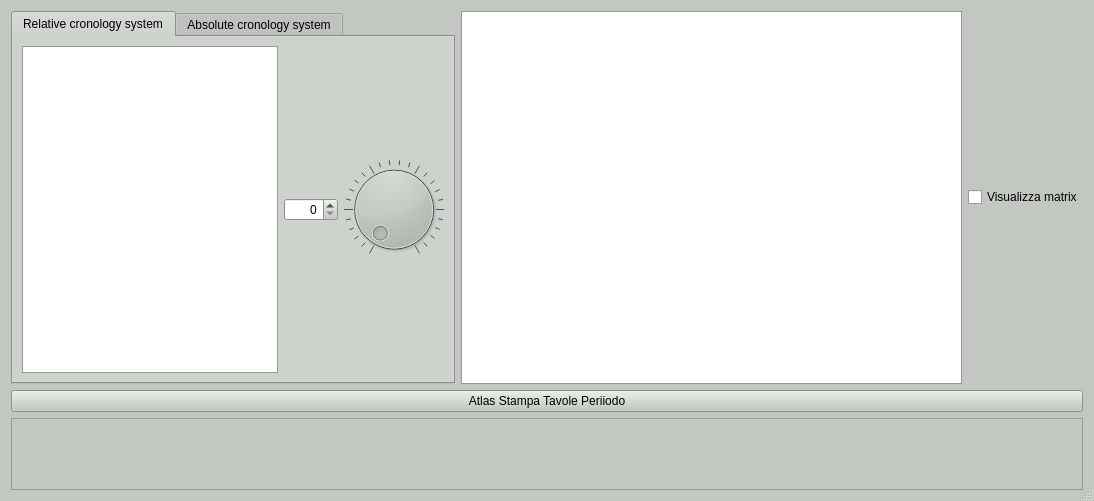
<?xml version="1.0" encoding="UTF-8"?>
<ui version="4.0">
 <class>DialogGisTimeController</class>
 <widget class="QDialog" name="DialogGisTimeController">
  <property name="geometry">
   <rect>
    <x>0</x>
    <y>0</y>
    <width>1094</width>
    <height>501</height>
   </rect>
  </property>
  <property name="sizePolicy">
   <sizepolicy hsizetype="Expanding" vsizetype="Expanding">
    <horstretch>0</horstretch>
    <verstretch>0</verstretch>
   </sizepolicy>
  </property>
  <property name="minimumSize">
   <size>
    <width>400</width>
    <height>156</height>
   </size>
  </property>
  <property name="sizeIncrement">
   <size>
    <width>800</width>
    <height>156</height>
   </size>
  </property>
  <property name="palette">
   <palette>
    <active>
     <colorrole role="WindowText">
      <brush brushstyle="SolidPattern">
       <color alpha="255">
        <red>0</red>
        <green>0</green>
        <blue>0</blue>
       </color>
      </brush>
     </colorrole>
     <colorrole role="Button">
      <brush brushstyle="SolidPattern">
       <color alpha="255">
        <red>194</red>
        <green>200</green>
        <blue>193</blue>
       </color>
      </brush>
     </colorrole>
     <colorrole role="Light">
      <brush brushstyle="SolidPattern">
       <color alpha="255">
        <red>255</red>
        <green>255</green>
        <blue>255</blue>
       </color>
      </brush>
     </colorrole>
     <colorrole role="Midlight">
      <brush brushstyle="SolidPattern">
       <color alpha="255">
        <red>224</red>
        <green>227</green>
        <blue>224</blue>
       </color>
      </brush>
     </colorrole>
     <colorrole role="Dark">
      <brush brushstyle="SolidPattern">
       <color alpha="255">
        <red>97</red>
        <green>100</green>
        <blue>96</blue>
       </color>
      </brush>
     </colorrole>
     <colorrole role="Mid">
      <brush brushstyle="SolidPattern">
       <color alpha="255">
        <red>129</red>
        <green>133</green>
        <blue>129</blue>
       </color>
      </brush>
     </colorrole>
     <colorrole role="Text">
      <brush brushstyle="SolidPattern">
       <color alpha="255">
        <red>0</red>
        <green>0</green>
        <blue>0</blue>
       </color>
      </brush>
     </colorrole>
     <colorrole role="BrightText">
      <brush brushstyle="SolidPattern">
       <color alpha="255">
        <red>255</red>
        <green>255</green>
        <blue>255</blue>
       </color>
      </brush>
     </colorrole>
     <colorrole role="ButtonText">
      <brush brushstyle="SolidPattern">
       <color alpha="255">
        <red>0</red>
        <green>0</green>
        <blue>0</blue>
       </color>
      </brush>
     </colorrole>
     <colorrole role="Base">
      <brush brushstyle="SolidPattern">
       <color alpha="255">
        <red>255</red>
        <green>255</green>
        <blue>255</blue>
       </color>
      </brush>
     </colorrole>
     <colorrole role="Window">
      <brush brushstyle="SolidPattern">
       <color alpha="255">
        <red>194</red>
        <green>200</green>
        <blue>193</blue>
       </color>
      </brush>
     </colorrole>
     <colorrole role="Shadow">
      <brush brushstyle="SolidPattern">
       <color alpha="255">
        <red>0</red>
        <green>0</green>
        <blue>0</blue>
       </color>
      </brush>
     </colorrole>
     <colorrole role="AlternateBase">
      <brush brushstyle="SolidPattern">
       <color alpha="255">
        <red>224</red>
        <green>227</green>
        <blue>224</blue>
       </color>
      </brush>
     </colorrole>
     <colorrole role="ToolTipBase">
      <brush brushstyle="SolidPattern">
       <color alpha="255">
        <red>255</red>
        <green>255</green>
        <blue>220</blue>
       </color>
      </brush>
     </colorrole>
     <colorrole role="ToolTipText">
      <brush brushstyle="SolidPattern">
       <color alpha="255">
        <red>0</red>
        <green>0</green>
        <blue>0</blue>
       </color>
      </brush>
     </colorrole>
     <colorrole role="PlaceholderText">
      <brush brushstyle="NoBrush">
       <color alpha="128">
        <red>0</red>
        <green>0</green>
        <blue>0</blue>
       </color>
      </brush>
     </colorrole>
    </active>
    <inactive>
     <colorrole role="WindowText">
      <brush brushstyle="SolidPattern">
       <color alpha="255">
        <red>0</red>
        <green>0</green>
        <blue>0</blue>
       </color>
      </brush>
     </colorrole>
     <colorrole role="Button">
      <brush brushstyle="SolidPattern">
       <color alpha="255">
        <red>194</red>
        <green>200</green>
        <blue>193</blue>
       </color>
      </brush>
     </colorrole>
     <colorrole role="Light">
      <brush brushstyle="SolidPattern">
       <color alpha="255">
        <red>255</red>
        <green>255</green>
        <blue>255</blue>
       </color>
      </brush>
     </colorrole>
     <colorrole role="Midlight">
      <brush brushstyle="SolidPattern">
       <color alpha="255">
        <red>224</red>
        <green>227</green>
        <blue>224</blue>
       </color>
      </brush>
     </colorrole>
     <colorrole role="Dark">
      <brush brushstyle="SolidPattern">
       <color alpha="255">
        <red>97</red>
        <green>100</green>
        <blue>96</blue>
       </color>
      </brush>
     </colorrole>
     <colorrole role="Mid">
      <brush brushstyle="SolidPattern">
       <color alpha="255">
        <red>129</red>
        <green>133</green>
        <blue>129</blue>
       </color>
      </brush>
     </colorrole>
     <colorrole role="Text">
      <brush brushstyle="SolidPattern">
       <color alpha="255">
        <red>0</red>
        <green>0</green>
        <blue>0</blue>
       </color>
      </brush>
     </colorrole>
     <colorrole role="BrightText">
      <brush brushstyle="SolidPattern">
       <color alpha="255">
        <red>255</red>
        <green>255</green>
        <blue>255</blue>
       </color>
      </brush>
     </colorrole>
     <colorrole role="ButtonText">
      <brush brushstyle="SolidPattern">
       <color alpha="255">
        <red>0</red>
        <green>0</green>
        <blue>0</blue>
       </color>
      </brush>
     </colorrole>
     <colorrole role="Base">
      <brush brushstyle="SolidPattern">
       <color alpha="255">
        <red>255</red>
        <green>255</green>
        <blue>255</blue>
       </color>
      </brush>
     </colorrole>
     <colorrole role="Window">
      <brush brushstyle="SolidPattern">
       <color alpha="255">
        <red>194</red>
        <green>200</green>
        <blue>193</blue>
       </color>
      </brush>
     </colorrole>
     <colorrole role="Shadow">
      <brush brushstyle="SolidPattern">
       <color alpha="255">
        <red>0</red>
        <green>0</green>
        <blue>0</blue>
       </color>
      </brush>
     </colorrole>
     <colorrole role="AlternateBase">
      <brush brushstyle="SolidPattern">
       <color alpha="255">
        <red>224</red>
        <green>227</green>
        <blue>224</blue>
       </color>
      </brush>
     </colorrole>
     <colorrole role="ToolTipBase">
      <brush brushstyle="SolidPattern">
       <color alpha="255">
        <red>255</red>
        <green>255</green>
        <blue>220</blue>
       </color>
      </brush>
     </colorrole>
     <colorrole role="ToolTipText">
      <brush brushstyle="SolidPattern">
       <color alpha="255">
        <red>0</red>
        <green>0</green>
        <blue>0</blue>
       </color>
      </brush>
     </colorrole>
     <colorrole role="PlaceholderText">
      <brush brushstyle="NoBrush">
       <color alpha="128">
        <red>0</red>
        <green>0</green>
        <blue>0</blue>
       </color>
      </brush>
     </colorrole>
    </inactive>
    <disabled>
     <colorrole role="WindowText">
      <brush brushstyle="SolidPattern">
       <color alpha="255">
        <red>97</red>
        <green>100</green>
        <blue>96</blue>
       </color>
      </brush>
     </colorrole>
     <colorrole role="Button">
      <brush brushstyle="SolidPattern">
       <color alpha="255">
        <red>194</red>
        <green>200</green>
        <blue>193</blue>
       </color>
      </brush>
     </colorrole>
     <colorrole role="Light">
      <brush brushstyle="SolidPattern">
       <color alpha="255">
        <red>255</red>
        <green>255</green>
        <blue>255</blue>
       </color>
      </brush>
     </colorrole>
     <colorrole role="Midlight">
      <brush brushstyle="SolidPattern">
       <color alpha="255">
        <red>224</red>
        <green>227</green>
        <blue>224</blue>
       </color>
      </brush>
     </colorrole>
     <colorrole role="Dark">
      <brush brushstyle="SolidPattern">
       <color alpha="255">
        <red>97</red>
        <green>100</green>
        <blue>96</blue>
       </color>
      </brush>
     </colorrole>
     <colorrole role="Mid">
      <brush brushstyle="SolidPattern">
       <color alpha="255">
        <red>129</red>
        <green>133</green>
        <blue>129</blue>
       </color>
      </brush>
     </colorrole>
     <colorrole role="Text">
      <brush brushstyle="SolidPattern">
       <color alpha="255">
        <red>97</red>
        <green>100</green>
        <blue>96</blue>
       </color>
      </brush>
     </colorrole>
     <colorrole role="BrightText">
      <brush brushstyle="SolidPattern">
       <color alpha="255">
        <red>255</red>
        <green>255</green>
        <blue>255</blue>
       </color>
      </brush>
     </colorrole>
     <colorrole role="ButtonText">
      <brush brushstyle="SolidPattern">
       <color alpha="255">
        <red>97</red>
        <green>100</green>
        <blue>96</blue>
       </color>
      </brush>
     </colorrole>
     <colorrole role="Base">
      <brush brushstyle="SolidPattern">
       <color alpha="255">
        <red>194</red>
        <green>200</green>
        <blue>193</blue>
       </color>
      </brush>
     </colorrole>
     <colorrole role="Window">
      <brush brushstyle="SolidPattern">
       <color alpha="255">
        <red>194</red>
        <green>200</green>
        <blue>193</blue>
       </color>
      </brush>
     </colorrole>
     <colorrole role="Shadow">
      <brush brushstyle="SolidPattern">
       <color alpha="255">
        <red>0</red>
        <green>0</green>
        <blue>0</blue>
       </color>
      </brush>
     </colorrole>
     <colorrole role="AlternateBase">
      <brush brushstyle="SolidPattern">
       <color alpha="255">
        <red>194</red>
        <green>200</green>
        <blue>193</blue>
       </color>
      </brush>
     </colorrole>
     <colorrole role="ToolTipBase">
      <brush brushstyle="SolidPattern">
       <color alpha="255">
        <red>255</red>
        <green>255</green>
        <blue>220</blue>
       </color>
      </brush>
     </colorrole>
     <colorrole role="ToolTipText">
      <brush brushstyle="SolidPattern">
       <color alpha="255">
        <red>0</red>
        <green>0</green>
        <blue>0</blue>
       </color>
      </brush>
     </colorrole>
     <colorrole role="PlaceholderText">
      <brush brushstyle="NoBrush">
       <color alpha="128">
        <red>0</red>
        <green>0</green>
        <blue>0</blue>
       </color>
      </brush>
     </colorrole>
    </disabled>
   </palette>
  </property>
  <property name="windowTitle">
   <string>pyArchInit Gestione Scavi - Time Controller</string>
  </property>
  <property name="windowIcon">
   <iconset resource="../../resources/resources.qrc">
    <normaloff>:/icons/iconTimeControll.png</normaloff>:/icons/iconTimeControll.png</iconset>
  </property>
  <property name="sizeGripEnabled">
   <bool>true</bool>
  </property>
  <property name="modal">
   <bool>true</bool>
  </property>
  <layout class="QVBoxLayout" name="verticalLayout_2">
   <item>
    <layout class="QHBoxLayout" name="horizontalLayout_2">
     <item>
      <widget class="QTabWidget" name="tabWidget">
       <property name="sizePolicy">
        <sizepolicy hsizetype="Fixed" vsizetype="Preferred">
         <horstretch>0</horstretch>
         <verstretch>0</verstretch>
        </sizepolicy>
       </property>
       <property name="currentIndex">
        <number>0</number>
       </property>
       <widget class="QWidget" name="tab_2">
        <attribute name="title">
         <string>Relative cronology system</string>
        </attribute>
        <layout class="QHBoxLayout" name="horizontalLayout">
         <item>
          <widget class="QListWidget" name="listWidget">
           <property name="sizePolicy">
            <sizepolicy hsizetype="Fixed" vsizetype="Preferred">
             <horstretch>0</horstretch>
             <verstretch>0</verstretch>
            </sizepolicy>
           </property>
          </widget>
         </item>
         <item>
          <widget class="QSpinBox" name="spinBox_relative_cronology">
           <property name="maximumSize">
            <size>
             <width>100</width>
             <height>16777215</height>
            </size>
           </property>
           <property name="alignment">
            <set>Qt::AlignRight|Qt::AlignTrailing|Qt::AlignVCenter</set>
           </property>
           <property name="accelerated">
            <bool>false</bool>
           </property>
           <property name="minimum">
            <number>0</number>
           </property>
           <property name="maximum">
            <number>1000</number>
           </property>
           <property name="value">
            <number>0</number>
           </property>
          </widget>
         </item>
         <item>
          <widget class="QDial" name="dial_relative_cronology">
           <property name="sizePolicy">
            <sizepolicy hsizetype="MinimumExpanding" vsizetype="Expanding">
             <horstretch>0</horstretch>
             <verstretch>0</verstretch>
            </sizepolicy>
           </property>
           <property name="mouseTracking">
            <bool>false</bool>
           </property>
           <property name="autoFillBackground">
            <bool>false</bool>
           </property>
           <property name="maximum">
            <number>100</number>
           </property>
           <property name="sliderPosition">
            <number>0</number>
           </property>
           <property name="tracking">
            <bool>false</bool>
           </property>
           <property name="orientation">
            <enum>Qt::Horizontal</enum>
           </property>
           <property name="invertedAppearance">
            <bool>false</bool>
           </property>
           <property name="invertedControls">
            <bool>false</bool>
           </property>
           <property name="wrapping">
            <bool>false</bool>
           </property>
           <property name="notchTarget">
            <double>3.700000000000000</double>
           </property>
           <property name="notchesVisible">
            <bool>true</bool>
           </property>
          </widget>
         </item>
        </layout>
       </widget>
       <widget class="QWidget" name="tab">
        <attribute name="title">
         <string>Absolute cronology system</string>
        </attribute>
        <widget class="QTextEdit" name="textEdit">
         <property name="enabled">
          <bool>false</bool>
         </property>
         <property name="geometry">
          <rect>
           <x>9</x>
           <y>9</y>
           <width>413</width>
           <height>141</height>
          </rect>
         </property>
         <property name="styleSheet">
          <string notr="true">background-color: rgb(255, 255, 255);</string>
         </property>
         <property name="html">
          <string>&lt;!DOCTYPE HTML PUBLIC &quot;-//W3C//DTD HTML 4.0//EN&quot; &quot;http://www.w3.org/TR/REC-html40/strict.dtd&quot;&gt;
&lt;html&gt;&lt;head&gt;&lt;meta name=&quot;qrichtext&quot; content=&quot;1&quot; /&gt;&lt;style type=&quot;text/css&quot;&gt;
p, li { white-space: pre-wrap; }
&lt;/style&gt;&lt;/head&gt;&lt;body style=&quot; font-family:'MS Shell Dlg 2'; font-size:8.25pt; font-weight:400; font-style:normal;&quot;&gt;
&lt;p align=&quot;justify&quot; style=&quot; margin-top:0px; margin-bottom:0px; margin-left:0px; margin-right:0px; -qt-block-indent:0; text-indent:0px;&quot;&gt;&lt;span style=&quot; font-size:9pt; font-weight:600;&quot;&gt;Per funzionare il sistema di ricerca per cronologie assolute richiede la creazione dei periodi di scavo nella scheda Periodizzazione. La cronologia assoluta qui utilizzata viene riferita ai termini &amp;quot;avanti Cristo&amp;quot; e &amp;quot;dopo Cristo&amp;quot;. Per settare valori avanti Cristo utilizzare il segno &amp;quot;-&amp;quot; davanti all'anno (ex: 268 a.C. = -268). Per settare valori dopo Cristo utilizzare non e' necessario utilizzare alcun segno (1400 d.C. = 1440).&lt;/span&gt;&lt;/p&gt;
&lt;p align=&quot;justify&quot; style=&quot;-qt-paragraph-type:empty; margin-top:0px; margin-bottom:0px; margin-left:0px; margin-right:0px; -qt-block-indent:0; text-indent:0px; font-size:9pt; font-weight:600;&quot;&gt;&lt;br /&gt;&lt;/p&gt;&lt;/body&gt;&lt;/html&gt;</string>
         </property>
        </widget>
        <widget class="QLabel" name="label_2">
         <property name="geometry">
          <rect>
           <x>9</x>
           <y>156</y>
           <width>241</width>
           <height>16</height>
          </rect>
         </property>
         <property name="text">
          <string>Visualizza l'intervallo di tempo compreso tra l'anno:</string>
         </property>
        </widget>
        <widget class="QLabel" name="label">
         <property name="geometry">
          <rect>
           <x>9</x>
           <y>175</y>
           <width>85</width>
           <height>16</height>
          </rect>
         </property>
         <property name="text">
          <string>Cronologia iniziale</string>
         </property>
        </widget>
        <widget class="QSpinBox" name="spinBox_cron_iniz">
         <property name="geometry">
          <rect>
           <x>100</x>
           <y>175</y>
           <width>67</width>
           <height>20</height>
          </rect>
         </property>
         <property name="minimum">
          <number>-4000000</number>
         </property>
         <property name="maximum">
          <number>2010</number>
         </property>
         <property name="singleStep">
          <number>250</number>
         </property>
        </widget>
        <widget class="QLabel" name="label_4">
         <property name="geometry">
          <rect>
           <x>181</x>
           <y>175</y>
           <width>37</width>
           <height>16</height>
          </rect>
         </property>
         <property name="text">
          <string>e l'anno</string>
         </property>
        </widget>
        <widget class="QLabel" name="label_3">
         <property name="geometry">
          <rect>
           <x>261</x>
           <y>175</y>
           <width>80</width>
           <height>16</height>
          </rect>
         </property>
         <property name="text">
          <string>Cronologia finale</string>
         </property>
        </widget>
        <widget class="QSpinBox" name="spinBox_cron_fin">
         <property name="geometry">
          <rect>
           <x>347</x>
           <y>175</y>
           <width>67</width>
           <height>20</height>
          </rect>
         </property>
         <property name="minimum">
          <number>-4000000</number>
         </property>
         <property name="maximum">
          <number>2010</number>
         </property>
         <property name="singleStep">
          <number>250</number>
         </property>
        </widget>
        <widget class="QPushButton" name="pushButton_visualize">
         <property name="geometry">
          <rect>
           <x>9</x>
           <y>201</y>
           <width>100</width>
           <height>25</height>
          </rect>
         </property>
         <property name="minimumSize">
          <size>
           <width>100</width>
           <height>25</height>
          </size>
         </property>
         <property name="toolTip">
          <string>Prev rec</string>
         </property>
         <property name="text">
          <string>Visualizza</string>
         </property>
        </widget>
       </widget>
      </widget>
     </item>
     <item>
      <widget class="QGraphicsView" name="graphicsView"/>
     </item>
     <item>
      <widget class="QCheckBox" name="checkBox_matrix">
       <property name="text">
        <string>Visualizza matrix</string>
       </property>
      </widget>
     </item>
    </layout>
   </item>
   <item>
    <widget class="QPushButton" name="pushButton_atlas">
     <property name="text">
      <string>Atlas Stampa Tavole Periiodo</string>
     </property>
    </widget>
   </item>
   <item>
    <widget class="QTextEdit" name="textEdit_datazione">
     <property name="enabled">
      <bool>false</bool>
     </property>
     <property name="sizePolicy">
      <sizepolicy hsizetype="Expanding" vsizetype="Fixed">
       <horstretch>0</horstretch>
       <verstretch>0</verstretch>
      </sizepolicy>
     </property>
     <property name="frameShape">
      <enum>QFrame::StyledPanel</enum>
     </property>
     <property name="frameShadow">
      <enum>QFrame::Raised</enum>
     </property>
     <property name="lineWidth">
      <number>1</number>
     </property>
     <property name="sizeAdjustPolicy">
      <enum>QAbstractScrollArea::AdjustToContents</enum>
     </property>
     <property name="autoFormatting">
      <set>QTextEdit::AutoBulletList</set>
     </property>
     <property name="textInteractionFlags">
      <set>Qt::TextSelectableByKeyboard|Qt::TextSelectableByMouse</set>
     </property>
    </widget>
   </item>
  </layout>
 </widget>
 <resources>
  <include location="../../resources/resources.qrc"/>
 </resources>
 <connections/>
</ui>
